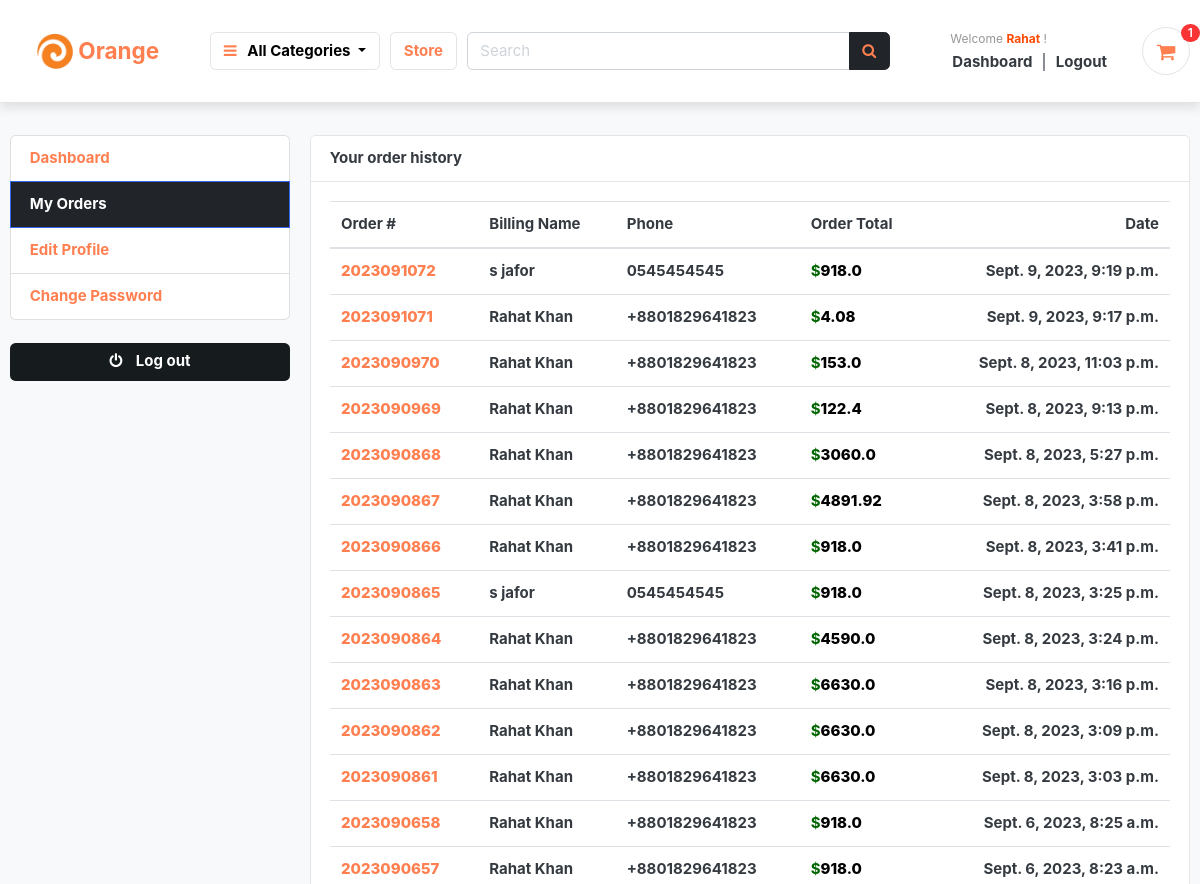
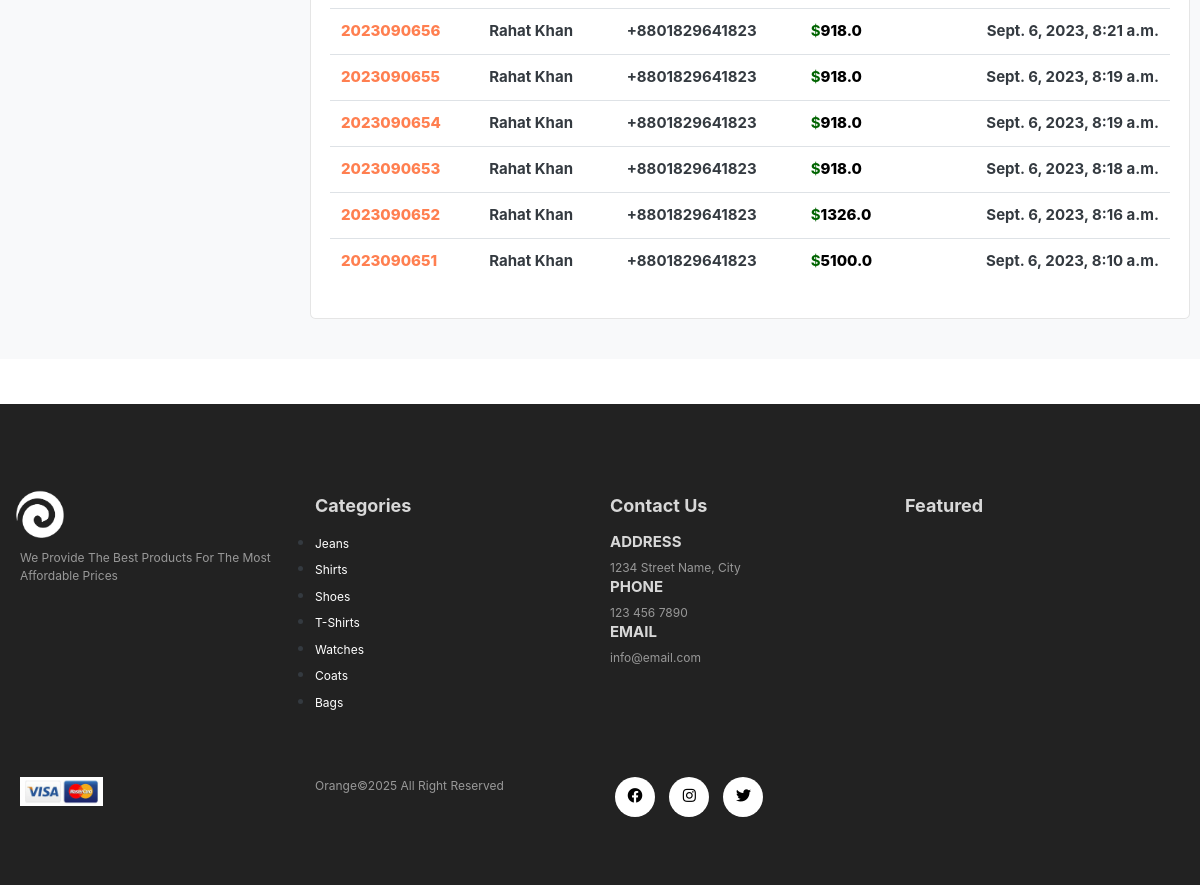
Screenshot of /accounts/my_orders/ (signed in) with the database file from the repository (2 pictures, top to bottom).
### accounts/models.py (models this page shows, shortened)
class Account(AbstractBaseUser):
    first_name      = models.CharField(max_length=50)
    last_name       = models.CharField(max_length=50)
    username        = models.CharField(max_length=50, unique=True)
    email           = models.EmailField(max_length=100, unique=True)
    phone_number    = models.CharField(max_length=50)
    date_joined     = models.DateTimeField(auto_now_add=True)
    last_login      = models.DateTimeField(auto_now=True)
    is_admin        = models.BooleanField(default=False)
    is_staff        = models.BooleanField(default=False)
    is_active        = models.BooleanField(default=False)
    is_superadmin        = models.BooleanField(default=False)
    USERNAME_FIELD = 'email'
    REQUIRED_FIELDS = ['username', 'first_name', 'last_name']
    objects = MyAccountManager()

### orders/models.py (models this page shows, shortened)
class Order(models.Model):
    STATUS = (
        ('New', 'New'),
        ('Accepted', 'Accepted'),
        ('Completed', 'Completed'),
        ('Cancelled', 'Cancelled'),
    )
    user = models.ForeignKey(Account, on_delete=models.SET_NULL, null=True)
    payment = models.ForeignKey(Payment, on_delete=models.SET_NULL, blank=True, null=True)
    order_number = models.CharField(max_length=20)
    first_name = models.CharField(max_length=50)
    last_name = models.CharField(max_length=50)
    phone = models.CharField(max_length=15)
    email = models.EmailField(max_length=50)
    address_line_1 = models.CharField(max_length=50)
    address_line_2 = models.CharField(max_length=50, blank=True)
    country = models.CharField(max_length=50)
    state = models.CharField(max_length=50)
    city = models.CharField(max_length=50)
    order_note = models.CharField(max_length=100, blank=True)
    order_total = models.FloatField()
    tax = models.FloatField()
    status = models.CharField(max_length=10, choices=STATUS, default='New')
    ip = models.CharField(blank=True, max_length=20)
    is_ordered = models.BooleanField(default=False)
    created_at = models.DateTimeField(auto_now_add=True)
    updated_at = models.DateTimeField(auto_now=True)
    def full_name(self):
        return f'{self.first_name} {self.last_name}'

### category/models.py (models this page shows, shortened)
class Category(models.Model):
    category_name = models.CharField(max_length=50, unique=True)
    slug = models.SlugField(max_length=100, unique=True)
    description = models.TextField(max_length=255, blank=True)
    cat_image = models.ImageField(upload_to='photos/categories', blank=True)
    class Meta:
        verbose_name = 'category'
        verbose_name_plural = 'categories'
    def get_url(self):
        return reverse('products_by_category', args=[self.slug])

### accounts/views.py (the view)
# urls.py: path('my_orders/', views.my_orders, name='my_orders'),
@login_required(login_url='login')
def my_orders(request):
    orders = Order.objects.filter(user=request.user, is_ordered=True).order_by('-created_at')
    context = {
        'orders': orders,
    }
    return render(request, 'accounts/my_orders.html', context)

### cart/context_processors.py (called while the page is built)
def counter(request):
    cart_count = 0
    if 'admin' in request.path:
        return {}
    else:
        try:
            cart = Cart.objects.filter(cart_id=_cart_id(request))
            if request.user.is_authenticated:
                cart_items = CartItem.objects.all().filter(user=request.user)
            else:
                cart_items = CartItem.objects.all().filter(cart=cart[:1])
            for cart_item in cart_items:
                cart_count += cart_item.quantity
        except Cart.DoesNotExist:
            cart_count = 0
    return dict(cart_count=cart_count)

### cart/views.py (called while the page is built)
def _cart_id(request):
    cart = request.session.session_key
    if not cart:
        cart = request.session.create()
    return cart

### category/context_processors.py (called while the page is built)
def menu_links(request):
    links = Category.objects.all()
    return dict(links=links)

### accounts/templates/accounts/my_orders.html (shortened to what this page needs)
{% extends 'base.html' %}
{% block content %}
<section class="section-conten padding-y bg mt-5 pt-5">
<div class="container pt-5">
	<div class="row">
	{% include 'accounts/dashboard_sidebar.html' %}
	<main class="col-md-9">
		<article class="card">
		<header class="card-header">
			<strong class="d-inline-block mr-3">Your order history</strong>
		</header>
		<div class="card-body">
			<div class="row">
			<div class="col-md-12">
				<table class="table table-hover">
				  <thead>
				    <tr>
				      <th scope="col">Order #</th>
				      <th scope="col">Billing Name</th>
				      <th scope="col">Phone</th>
				      <th scope="col">Order Total</th>
							<th scope="col">Date</th>
				    </tr>
				  </thead>
				  <tbody>
						{% for order in orders %}
				    <tr>
				      <th scope="row"><a href="{% url 'order_detail' order.order_number %}" style="color:coral;font-weight:800;" class="link">{{order.order_number}}</a></th>
				      <td style="font-weight:700;">{{order.full_name}}</td>
				      <td style="font-weight:700;">{{order.phone}}</td>
				      <td style="font-weight:700;"><span style="color: darkgreen;font-weight: 700;">$</span><span style="font-weight: 800;color:black;">{{order.order_total}}</span></td>
							<td style="font-weight:700;">{{order.created_at}}</td>
				    </tr>
				{% endfor %}
				  </tbody>
				</table>
			</div>
			</div>
		</div>
		</article>
	</main>
</div>
</div>
</section>
{% endblock %}

### templates/includes/navbar.html (shortened to what this page needs)
{% load static %}
<header class="section-header sticky-navbar">
    <section class="header-main border-bottom py-4" style="box-shadow: 0 5px 10px rgba(0,0,0,0.1);">
    <div class="container">
      <div class="row align-items-center">
        <div class="col-lg-2 col-md-3 col-6">
          <a href="{% url 'home' %}" class="brand-wrap">
            <div class="d-flex justify-content-center align-items-center"
              style="background-color: transparent; transition: background-color 0.3s, border-radius 0.3s, padding 0.3s; border-radius: 50px; padding: 10px 15px;"
              onmouseover="this.style.backgroundColor='#343a40'; this.getElementsByTagName('img')[0].classList.add('logo-brightness-change'); this.getElementsByTagName('h2')[0].style.color='#ff4800';"
              onmouseout="this.style.backgroundColor='transparent'; this.getElementsByTagName('img')[0].classList.remove('logo-brightness-change'); this.getElementsByTagName('h2')[0].style.color='coral';">
              <img src="{% static 'images/icons/logo.jpeg' %}" alt="Orange Store Logo" class="w-25" />
              <h2 style="color: coral; margin: 3px 5px; font-size: 1.5rem;"><span style="font-weight: bold;">Orange</span></h2>
            </div>
          </a>
        </div>
        <div class="col-lg col-sm col-md col-6 flex-grow-0">
          <div class="category-wrap dropdown d-inline-block float-right">
            <button
              type="button"
              class="btn btn-light dropdown-toggle"
              data-toggle="dropdown"
              style="background-color: transparent; color: black"
              onmouseover="this.style.backgroundColor='#343a40'; this.getElementsByTagName('i')[0].style.color='#ff4800'; this.style.color='white';"
              onmouseout="this.style.backgroundColor='transparent'; this.getElementsByTagName('i')[0].style.color='coral'; this.style.color='black';"
            >
              <i class="fa fa-bars" style="color: coral"></i><span class="capitalize" style="font-weight:bold;">&nbsp;&nbsp;&nbsp;All categories</span>
            </button>
          </div>
        </div>
        <a href="{% url 'store' %}" class="btn btn-outline-light"
          style="font-weight: bold; background-color: white; transition: background-color 0.3s; color: coral;"
          onmouseover="this.style.backgroundColor='#343a40'; this.style.color='#ff4800';"
          onmouseout="this.style.backgroundColor='white'; this.style.color='coral';">
          Store
        </a>
        <div class="col-lg col-md-6 col-sm-12 col">
          <form action="{% url 'search' %}" class="search" method="GET">
            <div class="input-group w-100">
              <input
                type="text"
                class="form-control"
                style="width: 60%"
                placeholder="Search"
                name="keyword"
              />
              <div class="input-group-append">
                <button class="btn btn-dark search-btn" type="submit" onmouseover="this.querySelector('.fa-search').style.color='#ff4800';"
                  style="color:#343a40"
                  onmouseout="this.querySelector('.fa-search').style.color='coral';">
                  <i class="fa fa-search" style="color: coral;"></i>
                </button>
              </div>
            </div>
          </form>
        </div>
        <div class="col-lg-3 col-sm-6 col-8 order-2 order-lg-3">
          <div class="d-flex justify-content-end mb-3 mb-lg-0">
            {% if user.id is None %}
            <div class="widget-header">
              <small class="title text-muted welcome-guest">Welcome <span class=""
                style="color:blue;font-weight:bold;text-transform: capitalize;">Guest</span> !</small>
              <div>
                <a href="{% url 'login' %}" class="dashboard-text">Login</a>
                <span class="dark-transp"> | </span>
                <a href="{% url 'register' %}"> <span  class="register-text">Register</span></a>
              </div>
            </div>
            {% else %}
            <div class="widget-header">
              <a href="{% url 'dashboard' %}">
                <small class="title text-muted welcome-user">Welcome <span class=""
                  style="color:#ff4800;font-weight:bold;text-transform: capitalize;">{{user.first_name}}</span> !</small>
              </a>
              <div>
                <a href="{% url 'dashboard' %}"><span class="dashboard-text">Dashboard</span></a>
                <span class="dark-transp"> | </span>
                <a href="{% url 'logout' %}"><span class="logout-text">Logout</span></a>
              </div>
            </div>
            {% endif %}
            <a href="{% url 'cart' %}" class="widget-header pl-3 ml-3 cart-icon-ancor">
              <div class="icon icon-sm rounded-circle border cart-icon-div">
                <i class="fa fa-shopping-cart cart-icon"></i>
              </div>
              <span class="badge badge-pill badge-danger notify"
                >{{cart_count}}</span
              >
            </a>
          </div>
        </div>
      </div>
    </div>
  </section>
</header>

### templates/includes/footer.html (shortened to what this page needs)
{% load static %}
   <footer class="mt-5 py-5">
        <div class="row container mx-auto pt-5">
          <div class="footer-one col-lg-3 col-md-6 col-sm-12">
			<a href="{% url 'home' %}">
				<img class="logo" src="{% static 'images/icons/payment.png' %}" style="filter:grayscale(100%) brightness(2);transform:scale(1.2)"/>
			</a>
            <p class="pt-3 text-capitalize">We provide the best products for the most affordable prices</p>
          </div>
          <div class="footer-one col-lg-3 col-md-6 col-sm-12">
           <h5 class="pb-2">Categories</h5>
		   <ul>
			{% for category in links %}
			<li>
				<a
				class="link"
				href="{{ category.get_url }}"
				style="color: white"
				onmouseover="this.style.color='black';"
				onmouseout="this.style.color='white';"
				>{{ category.category_name }}</a
			  >
			</li>
			{% empty %}
            <div class="container text-center mt-5 py-5">
                <p>No "New" products available at the moment.</p>
            </div>
			{% endfor %}
		   </ul>
          </div>
          <div class="footer-one col-lg-3 col-md-6 col-sm-12">
            <h5 class="pb-2">Contact Us</h5>
            <div>
              <h6 class="text-uppercase">Address</h6>
              <p>1234 Street Name, City</p>
            </div>
            <div>
              <h6 class="text-uppercase">Phone</h6>
              <p>123 456 7890</p>
            </div>
            <div>
              <h6 class="text-uppercase">Email</h6>
              <p>info@email.com</p>
            </div>
          </div>
          <div class="footer-one col-lg-3 col-md-6 col-sm-12">
            <h5 class="pb-2">Featured</h5>
          </div>
        </div>
        <div class="copyright mt-5">
          <div class="row container mx-auto">
            <div class="col-lg-3 col-md-5 col-sm-12 mb-4">
              <img src="{% static 'images/icons/payment.jpeg' %}"/>
            </div>
            <div class="col-lg-3 col-md-5 col-sm-12 mb-4 text-nowrap mb-2">
              <p>Orange©2025 All Right Reserved</p>
            </div>
            <div class="col-lg-3 col-md-5 col-sm-12 mb-4">
             <a href="#"><i class="fab fa-facebook"></i></a>
             <a href="#"><i class="fab fa-instagram"></i></a>
             <a href="#"><i class="fab fa-twitter"></i></a>
            </div>
          </div>
        </div>
    </footer>

### static/css/ui.css (style rules this page uses)
html { font-family: "Inter", sans-serif; font-size: 15px; }
.icon-xs, .icon-sm, .icon-md, .icon-lg { display: inline-block; text-align: center; flex-shrink: 0; flex-grow: 0; }
.icon-sm { width: 48px; height: 48px; line-height: 48px !important; font-size: 20px; }
.padding-y { padding-top: 40px; padding-bottom: 40px; }
article:after, .form-group:after { display: block; clear: both; content: ""; }
.bg { background-color: #f8f9fa; }
p:last-child { margin-bottom: 0; }
.header-main { position: relative; padding-top: 1rem; padding-bottom: 1rem; }
.widget-header { display: inline-block; vertical-align: middle; position: relative; }
.widget-header a { color: #343a40; }
.widget-header i { color: #969696; }
.widget-header .title { display: block; }
.widget-header .notify { position: absolute; top: -3px; right: -10px; }
.btn-light { background-color: #fff; border-color: #e4e4e4; }
.btn-light i { color: #969696; }
.notify { position: absolute; top: -4px; right: -10px; display: inline-block; padding: 0.25em 0.6em; font-size: 12px; line-height: 1; text-align: center; border-radius: 3rem; color: #fff; background-color: #fa3434; }

### static/css/style.css (style rules this page uses)
* { margin: 0; padding: 0; box-sizing: border-box; }
h2 { font-size: 1.8rem; font-weight: 600; }
h5 { font-size: 1rem; font-weight: 400; }
h6 { color:#D8D8D8; }
button { font-size: 0.8rem; font-weight: 900; outline: none; border: none; background-color: #1d1d1d; color:aliceblue; padding: 13px 30px; text-transform: uppercase; cursor: pointer; transition: 0.5s ease; }
footer { background-color: #222222; }
footer h5 { color:#D8D8D8; font-weight: 700; font-size: 1.2rem; }
footer li { padding-bottom: 4px; }
footer li a { font-size: 0.8rem; color:#999; text-decoration: none; }
footer .copyright a { color: #000; height: 40px; width: 40px; background-color: #fff; display: inline-block; text-align: center; line-height: 38px; border-radius: 50%; transition: 0.3s ease; margin: 0 5px; }
footer p { color: #999; font-size:0.8rem; }
footer .copyright img { width: 30%; }
.logo { width: 40px; height: 40px;; }
td:last-child { text-align: right; }
th:last-child { text-align: right; }

### templates/base.html (style rules this page uses)
.sticky-navbar { position: fixed; top: 0; left: 0; right: 0; background-color: white; z-index: 1000; }
.capitalize { text-transform: capitalize; }
.welcome-user { padding: 3px; width: max-content; border-radius: 3px; }
.dashboard-text { padding: 5px; border-radius: 3px; font-weight: bold; }
.logout-text { padding: 5px; border-radius: 3px; font-weight: bold; }
.cart-icon-div { background-color: #343a40; }
.cart-icon-ancor { text-decoration: none; color: none; }
.cart-icon-div { background-color: transparent; transition: background-color 0.3s ease; }
.cart-icon { color: inherit; transition: color 0.3s ease; }

### rows the page displays
Account: first_name "Rahat"
Order: order_number "2023091072", full_name "s jafor", phone "0545454545", order_total "918.0", created_at "Sept. 9, 2023, 9:19 p.m."
Order: order_number "2023091071", full_name "Rahat Khan", phone "+8801829641823", order_total "4.08", created_at "Sept. 9, 2023, 9:17 p.m."
Order: order_number "2023090970", full_name "Rahat Khan", phone "+8801829641823", order_total "153.0", created_at "Sept. 8, 2023, 11:03 p.m."
Order: order_number "2023090969", full_name "Rahat Khan", phone "+8801829641823", order_total "122.4", created_at "Sept. 8, 2023, 9:13 p.m."
Order: order_number "2023090868", full_name "Rahat Khan", phone "+8801829641823", order_total "3060.0", created_at "Sept. 8, 2023, 5:27 p.m."
Order: order_number "2023090867", full_name "Rahat Khan", phone "+8801829641823", order_total "4891.92", created_at "Sept. 8, 2023, 3:58 p.m."
Order: order_number "2023090866", full_name "Rahat Khan", phone "+8801829641823", order_total "918.0", created_at "Sept. 8, 2023, 3:41 p.m."
Order: order_number "2023090865", full_name "s jafor", phone "0545454545", order_total "918.0", created_at "Sept. 8, 2023, 3:25 p.m."
Order: order_number "2023090864", full_name "Rahat Khan", phone "+8801829641823", order_total "4590.0", created_at "Sept. 8, 2023, 3:24 p.m."
Order: order_number "2023090863", full_name "Rahat Khan", phone "+8801829641823", order_total "6630.0", created_at "Sept. 8, 2023, 3:16 p.m."
Order: order_number "2023090862", full_name "Rahat Khan", phone "+8801829641823", order_total "6630.0", created_at "Sept. 8, 2023, 3:09 p.m."
Order: order_number "2023090861", full_name "Rahat Khan", phone "+8801829641823", order_total "6630.0", created_at "Sept. 8, 2023, 3:03 p.m."
Order: order_number "2023090658", full_name "Rahat Khan", phone "+8801829641823", order_total "918.0", created_at "Sept. 6, 2023, 8:25 a.m."
Order: order_number "2023090657", full_name "Rahat Khan", phone "+8801829641823", order_total "918.0", created_at "Sept. 6, 2023, 8:23 a.m."
Order: order_number "2023090656", full_name "Rahat Khan", phone "+8801829641823", order_total "918.0", created_at "Sept. 6, 2023, 8:21 a.m."
Order: order_number "2023090655", full_name "Rahat Khan", phone "+8801829641823", order_total "918.0", created_at "Sept. 6, 2023, 8:19 a.m."
Order: order_number "2023090654", full_name "Rahat Khan", phone "+8801829641823", order_total "918.0", created_at "Sept. 6, 2023, 8:19 a.m."
Order: order_number "2023090653", full_name "Rahat Khan", phone "+8801829641823", order_total "918.0", created_at "Sept. 6, 2023, 8:18 a.m."
Order: order_number "2023090652", full_name "Rahat Khan", phone "+8801829641823", order_total "1326.0", created_at "Sept. 6, 2023, 8:16 a.m."
Order: order_number "2023090651", full_name "Rahat Khan", phone "+8801829641823", order_total "5100.0", created_at "Sept. 6, 2023, 8:10 a.m."
Category: category_name "Jeans"
Category: category_name "Shirts"
Category: category_name "Shoes"
Category: category_name "T-Shirts"
Category: category_name "Watches"
Category: category_name "Coats"
Category: category_name "Bags"

### other values shown
{{ cart_count }} "1"
